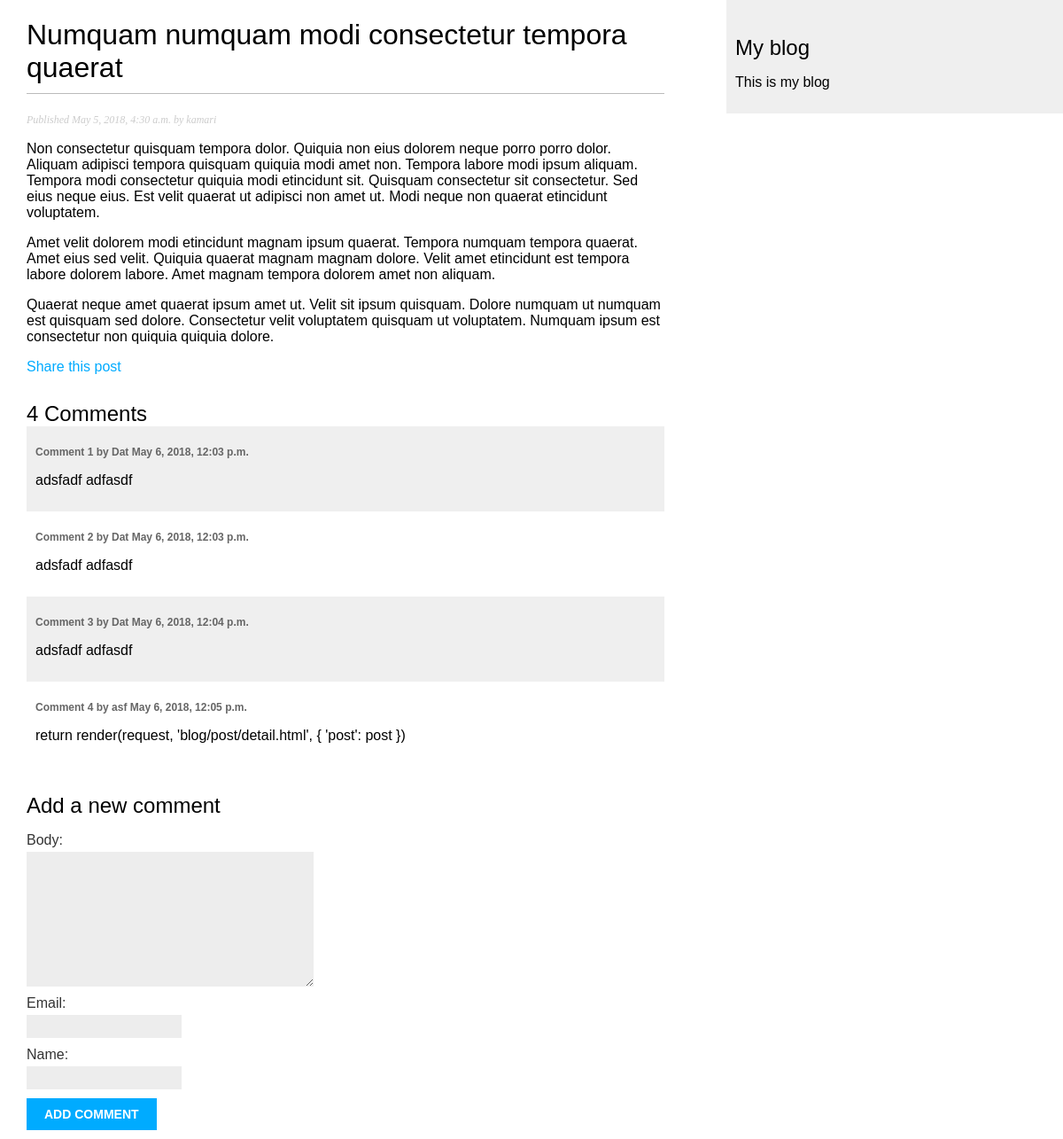
Screenshot of /blog/2018/05/05/Numquam-numquam-modi-consectetur-tempora-quaerat/ with the database file from the repository.
### blog/models.py (models this page shows, shortened)
class Post(models.Model):
    STATUS_CHOICES = (
        ('draft', 'Draft'),
        ('published', 'Published'),
    )
    title = models.CharField(max_length=250)
    slug = models.SlugField(max_length=250, unique_for_date='publish')
    author = models.ForeignKey(User, related_name='blog_posts')
    body = models.TextField()
    publish = models.DateTimeField(default=timezone.now)
    created = models.DateTimeField(auto_now_add=True)
    updated = models.DateTimeField(auto_now=True)
    status = models.CharField(
        max_length=10, choices=STATUS_CHOICES, default='draft')
    objects = models.Manager()
    published = PublishedManager()
    tags = TaggableManager()
    class Meta:
        ordering = ('-publish',)

class Comment(models.Model):
    post = models.ForeignKey(Post, related_name='comments')
    name = models.CharField(max_length=80)
    email = models.EmailField()
    body = models.TextField()
    created = models.DateTimeField(auto_now=True)
    updated = models.DateTimeField(auto_now=True)
    active = models.BooleanField(default=True)
    class Meta:
        ordering = ('created',)

### blog/views.py (the view)
def post_detail(request, year, month, day, post):
  post = get_object_or_404(Post,  slug=post,
                                  status='published',
                                  publish__year=year,
                                  publish__month=month,
                                  publish__day=day,)
  comments = post.comments.filter(active=True)
  if request.method == 'POST':
    comment_form = CommentForm(data=request.POST)
    if comment_form.is_valid():
      new_comment = comment_form.save(commit=False)
      new_comment.post = post
      new_comment.save()
  else:
    comment_form = CommentForm()
  return render(request, 'blog/post/detail.html', { 'post': post,
                                                     'comments': comments,
                                                     'comment_form': comment_form })

### blog/forms.py
class CommentForm(forms.ModelForm):
  class Meta:
    model = Comment
    fields = {'name', 'email', 'body'}

### blog/templates/blog/post/detail.html (shortened to what this page needs)
{% extends "blog/base.html" %}
{% block content %}
  <h1>{{ post.title }}</h1>
  <p class="date">Published {{ post.publish }} by {{ post.author }}</p>
  {{ post.body|linebreaks }}
  <p><a href="{% url "blog:post_share" post.id %}">Share this post</a></p>
  {% with comments.count as total_comments %}
    <h2>{{ total_comments }} Comment{{ total_comments|pluralize }}</h2>
  {% endwith %}
  {% for comment in comments %}
    <div class="comment">
      <p class="info">Comment {{ forloop.counter }} by {{ comment.name }} {{ comment.created }}</p>
      {{ comment.body|linebreaks }}
    </div>
  {% empty %}
    <p>There are no comments yet.</p>
  {% endfor %}
  {% if new_comment %}
    <h2>Your comment has been added.</h2>
  {% else %}
    <h2>Add a new comment</h2>
    <form action="." method="post">
      {{ comment_form.as_p }}
      <p><input type="submit" value="Add comment"></p>
    </form>
  {% endif %}
{% endblock  %}

### blog/static/css/blog.css (style rules this page uses)
body { margin:0; padding:0; font-family:helvetica, sans-serif; }
a { color:#00abff; text-decoration:none; }
h1 { font-weight:normal; border-bottom:1px solid #bbb; padding:0 0 10px 0; }
h2 { font-weight:normal; margin:30px 0 0; }
p.date { color:#ccc; font-family: georgia, serif; font-size: 12px; font-style: italic; }
label { float:left; clear:both; color:#333; margin-bottom:4px; }
input, textarea { clear:both; float:left; margin:0 0 10px; background:#ededed; border:0; padding:6px 10px; font-size:12px; }
input[type=submit] { font-weight:bold; background:#00abff; color:#fff; padding:10px 20px; font-size:14px; text-transform:uppercase; }
.comment { padding:10px; }
.comment:nth-child(even) { background:#efefef; }
.comment .info { font-weight:bold; font-size:12px; color:#666; }

### rows the page displays
Post: title "Numquam numquam modi consectetur tempora quaerat", publish "May 5, 2018, 4:30 a.m.", author "kamari", body "Non consectetur quisquam tempora dolor. Quiquia non eius dolorem neque porro porro dolor. Aliquam adipisci tempora quisquam quiquia modi amet non. Tempora labore modi ipsum aliquam. Tempora modi consectetur quiquia modi etincidunt sit. Quisquam consectetur sit consectetur. Sed eius neque eius. Est velit quaerat ut adipisci non amet ut. Modi neque non quaerat etincidunt voluptatem. Amet velit dolorem modi etincidunt magnam ipsum quaerat. Tempora numquam tempora quaerat. Amet eius sed velit. Quiquia quaerat magnam magnam dolore. Velit amet etincidunt est tempora labore dolorem labore. Amet magnam tempora dolorem amet non aliquam. Quaerat neque amet quaerat ipsum amet ut. Velit sit ipsum…"
Comment: name "Dat", created "May 6, 2018, 12:03 p.m.", body "adsfadf adfasdf"
Comment: name "Dat", created "May 6, 2018, 12:03 p.m.", body "adsfadf adfasdf"
Comment: name "Dat", created "May 6, 2018, 12:04 p.m.", body "adsfadf adfasdf"
Comment: name "asf", created "May 6, 2018, 12:05 p.m.", body "return render(request, 'blog/post/detail.html', { 'post': post })"

### other values shown
{{ total_comments }} "4"
